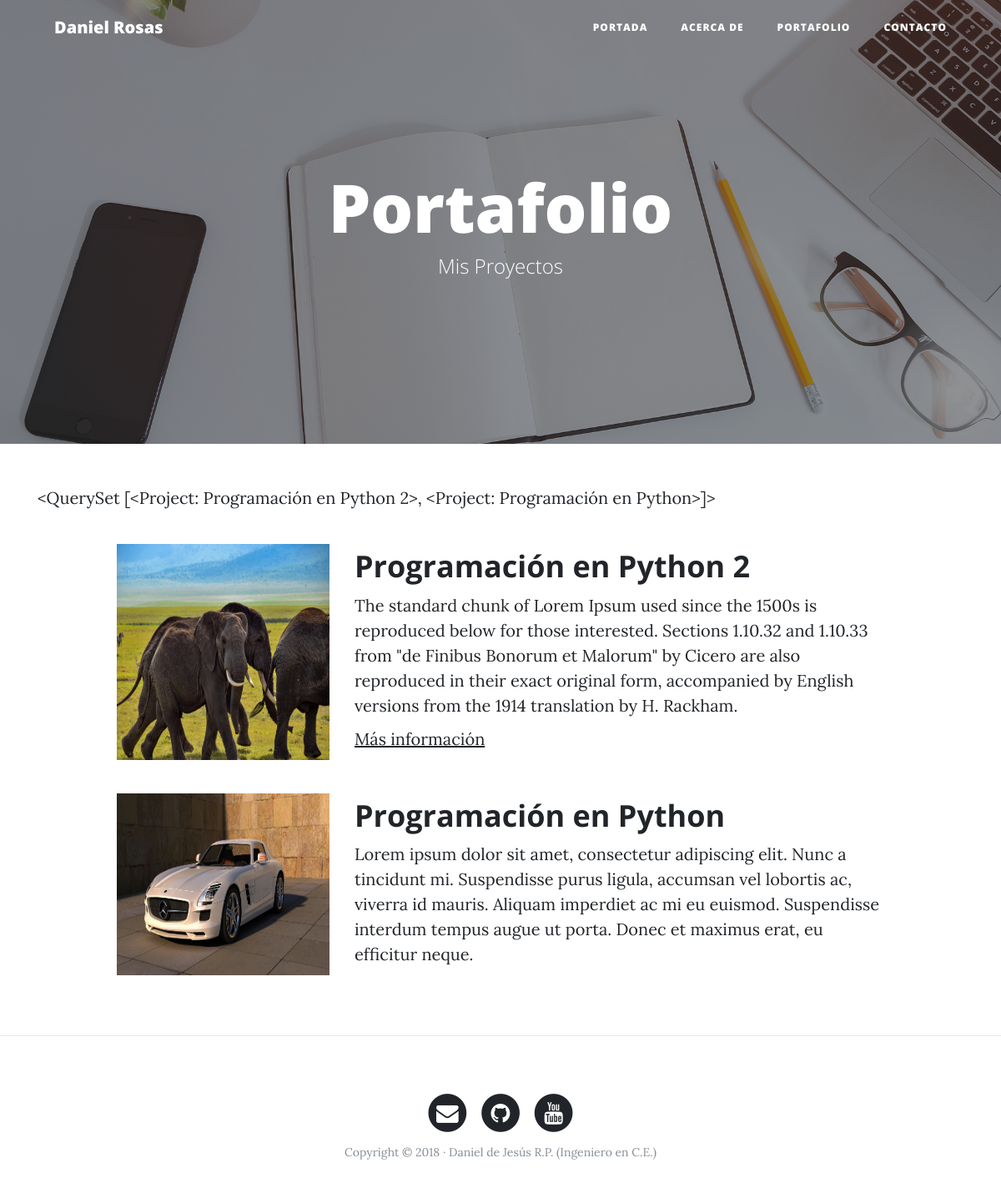
The page /portafolio/ on the database its author committed.
### portafolio/models.py (models this page shows)
class Project(models.Model): # La clase Project esta heredando de la clase Model.
    title = models.CharField(max_length=200, verbose_name="Título") # Definimos la máxima cantidad de caracteres que puede tener el título.
    description = models.TextField(verbose_name="Descripción")
    image = models.ImageField(verbose_name="Imagen", upload_to="projects")
    created = models.DateTimeField(auto_now_add=True, verbose_name="Fecha de Creación") # Se añadirá la hora automáticamente cuando un objeto
    updated = models.DateTimeField(auto_now=True, verbose_name="Fecha de Actualización") # Se añadirá la hora automáticamente cuando el objeto se modifique
    link = models.URLField(verbose_name="Dirección Web", null=True, blank=True)
    class Meta: # Para alterar los metadatos.
        verbose_name = "proyectos_dany_instancias" # Definimos el alias que tendrá la columna de las instancias
        verbose_name_plural = "proyectos_dany_clase" # Definimos el alias que tendrá la clase.
        ordering = ["-created"] # Por default, Django ordena del archivo más antiguo al más reciente,
    def __str__(self):
        return self.title # De esta manera mostramos el nombre original que le hemos dado a la instancia creada

### portafolio/views.py (the view)
# urls.py: path("portafolio/", portafolio_views.portafolio, name="portafolio"),
def portafolio(request):
    projects = Project.objects.all() # Nos devuelve todos los objetos que tiene el modelo de proyecto.
    return render(request, "portafolio/portafolio.html", {"projects":projects})

### portafolio/templates/portafolio/portafolio.html (shortened to what this page needs)
{% extends 'core/pag_padre.html' %}
{% block background %}{% load static %}{% static 'core/img/portfolio-bg.jpg' %}{% endblock %}
{% block headers %}
<h1>Portafolio</h1>
<span class="subheading">Mis Proyectos</span>
{% endblock %}
{% block content %}
{{projects}}
{% for project in projects %}
<div class="row project">
	<div class="col-lg-3 col-md-4 offset-lg-1" style="display:flex">
		<img class="img-fluid" src="{{project.image.url}}" alt="">
	</div>
	<div class="col-lg-7 col-md-8">
	    <h2 class="section-heading title">{{project.title}}</h2>
		<p>{{project.description}}</p>
		{% if project.link %}
			<p><a href="{{project.link}}" target="_blank">Más información</a></p>
		{% endif %}
	</div>
</div>
{% endfor %}
{% endblock %}

### core/templates/core/pag_padre.html (shortened to what this page needs)
<!DOCTYPE html>
<html lang="es">
  <head>
    {% load static %}
    <link href="{% static 'core/vendor/bootstrap/css/bootstrap.min.css' %}" rel="stylesheet">
    <link href="{% static 'core/vendor/font-awesome/css/font-awesome.min.css' %}" rel="stylesheet" type="text/css">
    <link href="{% static 'core/css/clean-blog.min.css' %}" rel="stylesheet">
  </head>
  <body>
    <nav class="navbar navbar-expand-lg navbar-light fixed-top" id="mainNav">
      <div class="container">
        <a class="navbar-brand" href="{% url 'home' %}">Daniel Rosas</a>
        <div class="collapse navbar-collapse" id="navbarResponsive">
          <ul class="navbar-nav ml-auto">
            <li class="nav-item">
              <a class="nav-link" href="{% url 'home' %}">Portada</a>
            </li>
            <li class="nav-item">
              <a class="nav-link" href="{% url 'about' %}">Acerca de</a>
            </li>
            <li class="nav-item">
              <a class="nav-link" href="{% url 'portafolio' %}">Portafolio</a>
            </li>
            <li class="nav-item">
              <a class="nav-link" href="{% url 'contacto' %}">Contacto</a>
            </li>
          </ul>
        </div>
      </div>
    </nav>
    <header class="masthead" style="background-image: url('{% block background %}{% endblock %}')">
      <div class="overlay"></div>
      <div class="container">
        <div class="row">
          <div class="col-lg-8 col-md-10 mx-auto">
            <div class="site-heading">
                {% block headers %}{% endblock %}
            </div>
          </div>
        </div>
      </div>
    </header>
    <div class="container">
        {% block content %}{% endblock %}
    </div>
    {% if request.path != "/" %}
        <hr>
    {% endif %}
    <footer>
      <div class="container">
        <div class="row">
          <div class="col-lg-8 col-md-10 mx-auto">
            <ul class="list-inline text-center">
              <li class="list-inline-item">
                <a href="#">
                  <span class="fa-stack fa-lg">
                    <i class="fa fa-circle fa-stack-2x"></i>
                    <i class="fa fa-envelope fa-stack-1x fa-inverse"></i>
                  </span>
                </a>
              </li>
              <li class="list-inline-item">
                <a href="#">
                  <span class="fa-stack fa-lg">
                    <i class="fa fa-circle fa-stack-2x"></i>
                    <i class="fa fa-github fa-stack-1x fa-inverse"></i>
                  </span>
                </a>
              </li>
              <li class="list-inline-item">
                <a href="#">
                  <span class="fa-stack fa-lg">
                    <i class="fa fa-circle fa-stack-2x"></i>
                    <i class="fa fa-youtube fa-stack-1x fa-inverse"></i>
                  </span>
                </a>
              </li>
            </ul>
            <p class="copyright text-muted">Copyright &copy; 2018 · Daniel de Jesús R.P. (Ingeniero en C.E.) </p>
          </div>
        </div>
      </div>
    </footer>
  </body>
</html>

### rows shown on the page
Project: title.title "<QuerySet [<Project: Programación en Python 2>, <Project: Programación en Python>]>", image (picture), title "Programación en Python 2", description "The standard chunk of Lorem Ipsum used since the 1500s is reproduced below for those interested. Sections 1.10.32 and 1.10.33 from \"de Finibus Bonorum et Malorum\" by Cicero are also reproduced in their exact original form, accompanied by English versions from the 1914 translation by H. Rackham."
Project: image (picture), title "Programación en Python", description "Lorem ipsum dolor sit amet, consectetur adipiscing elit. Nunc a tincidunt mi. Suspendisse purus ligula, accumsan vel lobortis ac, viverra id mauris. Aliquam imperdiet ac mi eu euismod. Suspendisse interdum tempus augue ut porta. Donec et maximus erat, eu efficitur neque."
